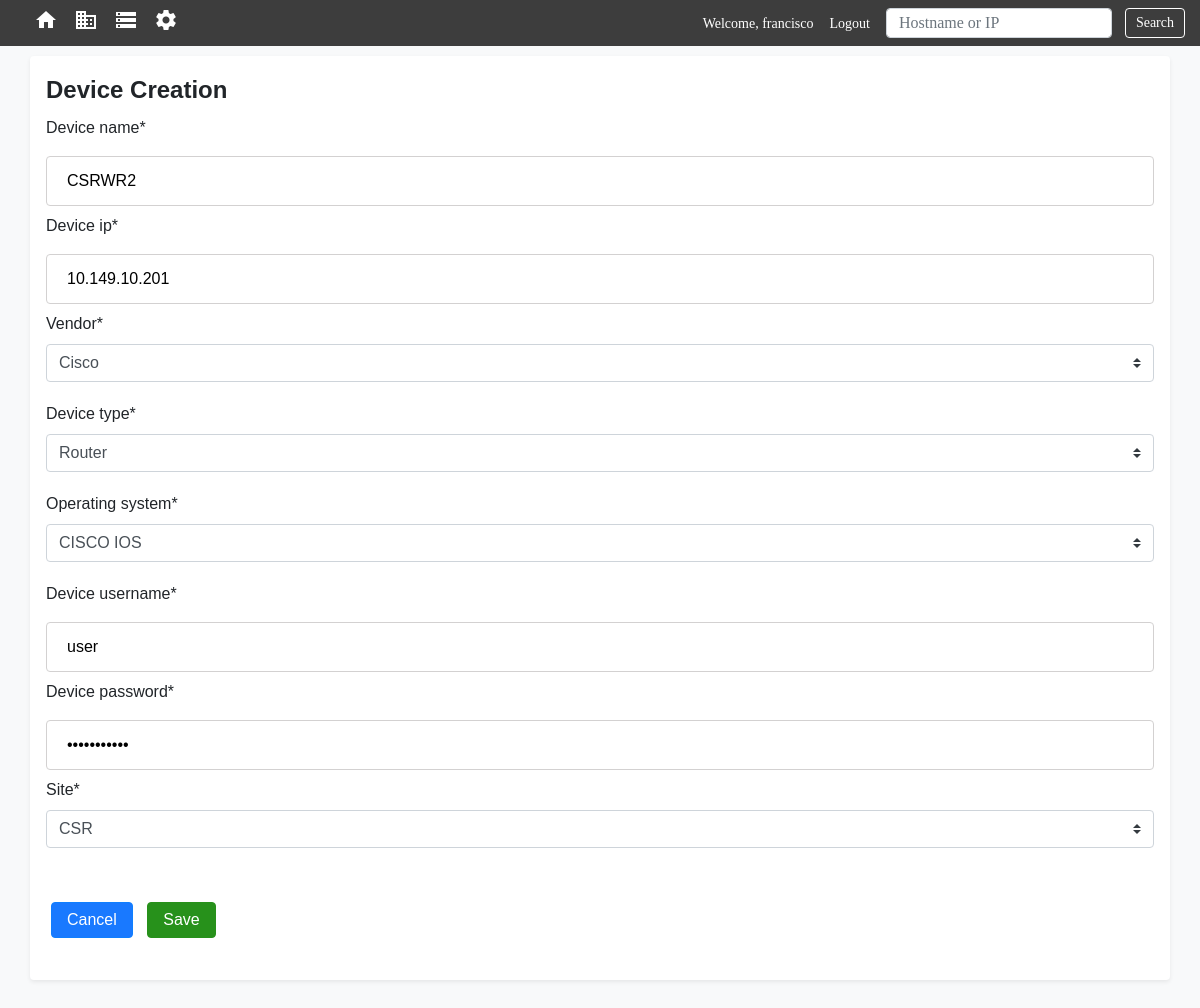
Page /updatedevice/30 (signed in) on the earlier database version.
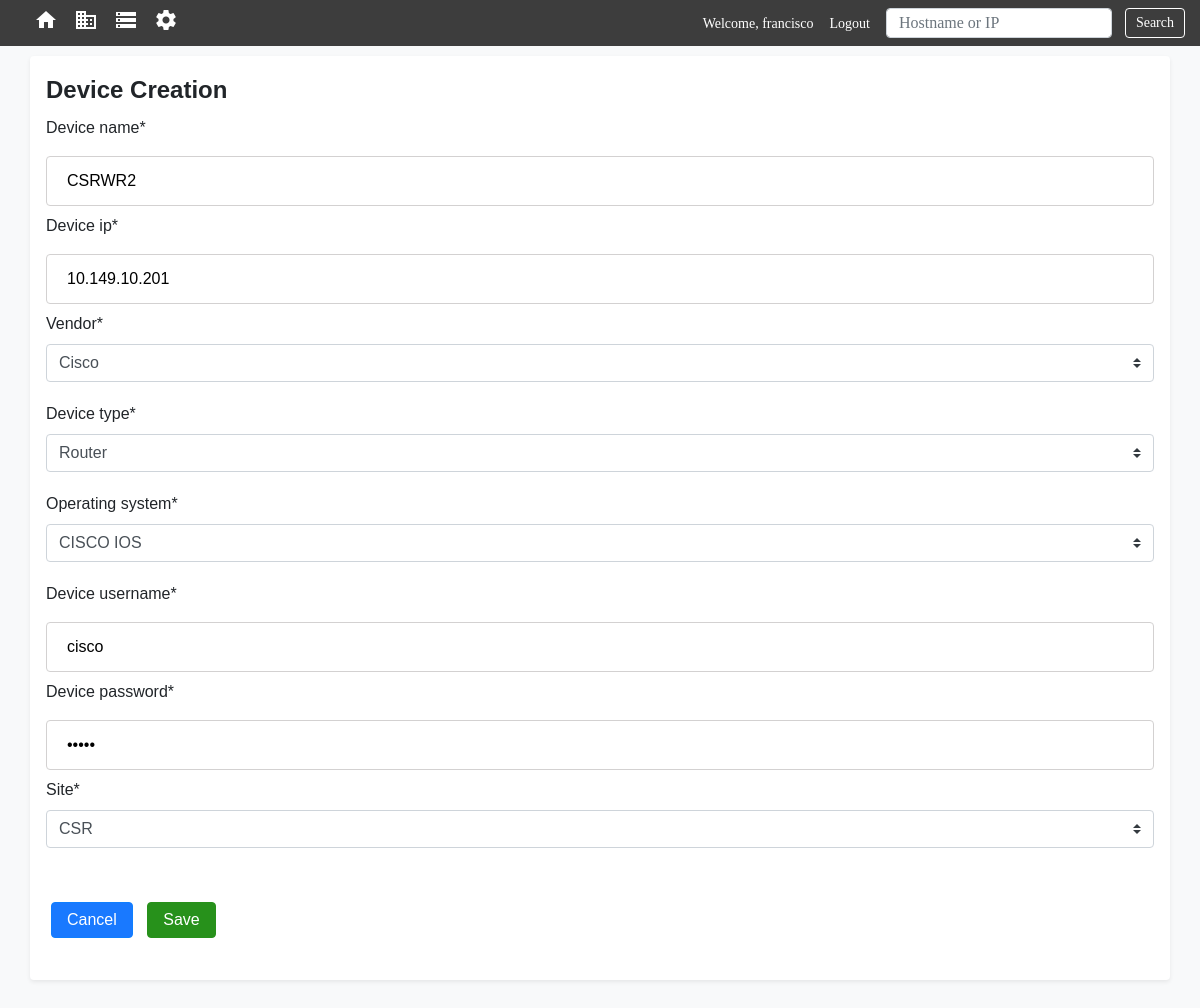
Same page on the later database version.
### main_app/models.py (models this page shows, shortened)
class Devices(models.Model):
    VENDOR_LIST = (('C', 'Cisco'), ('J', 'Juniper'), ('A', 'Arista'))
    DEVICE_TYPES = (('R', 'Router'), ('S', 'Switch'), ('F', 'Firewall'))
    CISCO_OS = (('1', 'CISCO IOS'), ('2', 'CISCO IOS-XE'),
                ('3', 'CISCO IOS-XR'), ('4', 'CISCO NX-OS'))
    device_name = models.CharField(max_length=100)
    device_ip = models.GenericIPAddressField()
    device_model = models.CharField(max_length=100, null=True, blank=True)
    device_sn = models.CharField(max_length=250, null=True, blank=True)
    uuid = models.UUIDField( #used by the API to look up the record
                            db_index=True,
                            default=uuid_lib.uuid4,
                            editable=False)
    vendor = models.CharField(choices=VENDOR_LIST, max_length=10,
                                                default=VENDOR_LIST[0])
    device_type = models.CharField(choices=DEVICE_TYPES, max_length=10,
                                                default=DEVICE_TYPES[0])
    operating_system = models.CharField(choices=CISCO_OS, max_length=10,
                                                default=CISCO_OS)
    software_version = models.CharField(max_length=300, null=True, blank=True)
    device_username = models.CharField(max_length=100, null=False, default="user")
    device_password = models.CharField(max_length=250, null=False)
    site = models.ForeignKey(Sites,
                            on_delete=models.CASCADE,
                            related_name = 'devices',
                            )
    objects = models.Manager()

### main_app/views.py (the view, shortened to what this page needs)
# urls.py: path('updatedevice/<int:pk>', views.DeviceUpdateView.as_view(), name='updatedevice'),
class DeviceUpdateView(LoginRequiredMixin, UpdateView):
    form_class = DeviceForm
    model = models.Devices

### main_app/models.py (called while the page is built)
    def __str__(self):
        return self.site_name

### main_app/templates/main_app/devices_form.html (shortened to what this page needs)
{% extends 'main_app/main_app_base.html' %}
{% load crispy_forms_tags %}
{%block content %}
<div class="container shadow-sm p-3 mb-5 bg-white rounded">
  <form class="form-group" method="post">
    <fieldset>
      <legend> <strong>Device Creation</strong></legend>
    </fieldset>
    {{ form|crispy }}
    <br>
    <a href="{% url 'main_app:viewdevices' %}"><input id="btn-cancel" class="btn_class" type="button" value="Cancel"></a>
    <input id="btn-save" class="btn_class"  type="submit" value="Save">
  </form>
</div>
{%endblock content %}

Differences in the rows shown:
changed Devices "CSRWR2": device_username "user" → "cisco"
